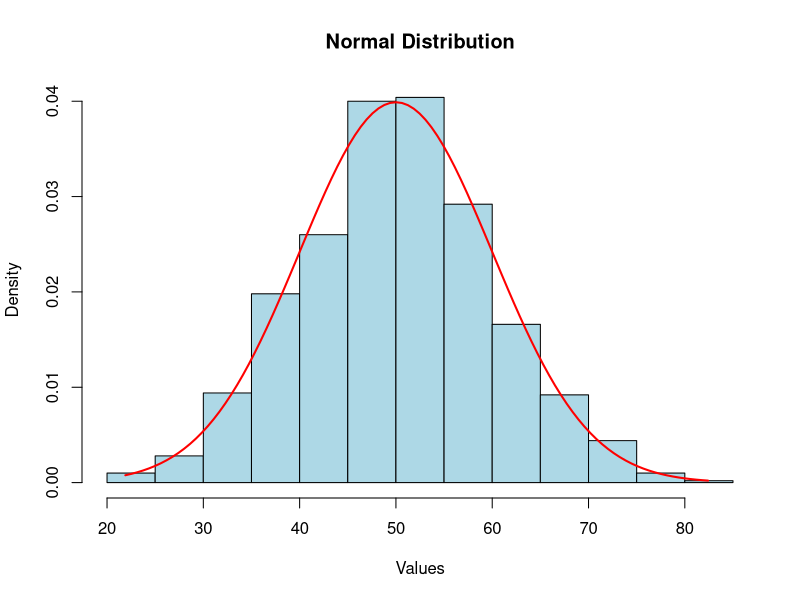
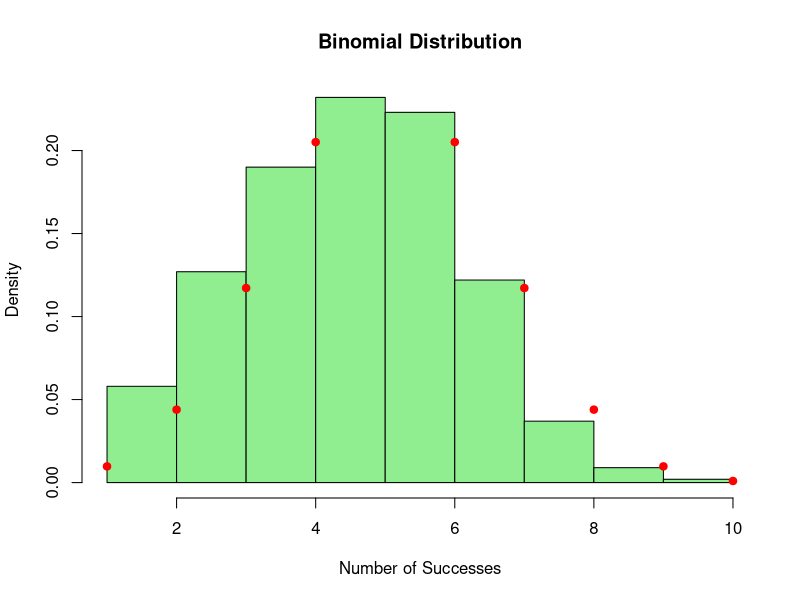
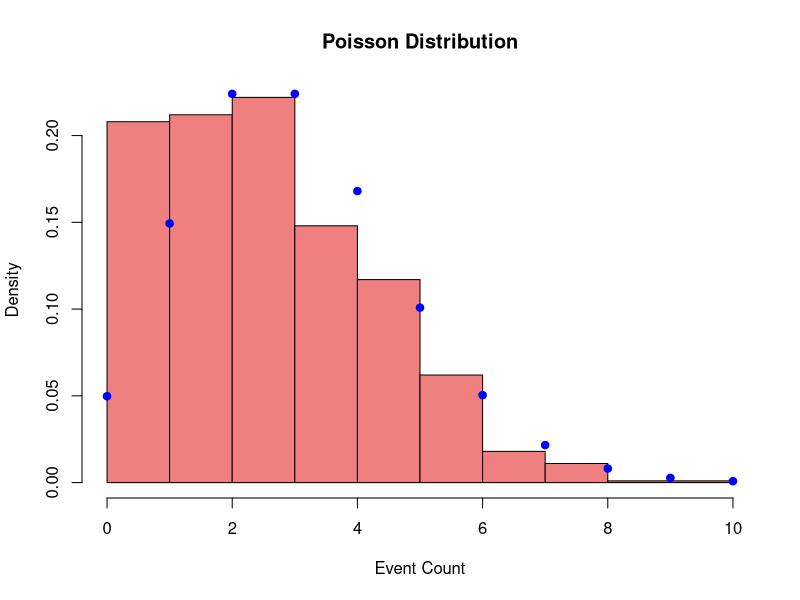

Reproduce these figures in R, in order.
# =========================================================
# Exercise: Normal, Binomial, and Poisson Distributions
# =========================================================

set.seed(123)

# ---------------------------------------------------------
# 1. NORMAL DISTRIBUTION
# ---------------------------------------------------------
normal_sample <- rnorm(1000, mean = 50, sd = 10)

cat("Normal Distribution Sample Summary:\n")
summary(normal_sample)

hist(
  normal_sample,
  probability = TRUE,
  main = "Normal Distribution",
  xlab = "Values",
  col = "lightblue"
)

x <- seq(min(normal_sample), max(normal_sample), length.out = 100)
lines(x, dnorm(x, mean = 50, sd = 10), col = "red", lwd = 2)

# Probabilities
cat("\nNormal Distribution Probabilities:\n")
cat("P(X < 40): ", pnorm(40, mean = 50, sd = 10), "\n")
cat("P(X > 60): ", 1 - pnorm(60, mean = 50, sd = 10), "\n")

# ---------------------------------------------------------
# 2. BINOMIAL DISTRIBUTION
# ---------------------------------------------------------
binom_sample <- rbinom(1000, size = 10, prob = 0.5)

cat("\nBinomial Distribution Sample Summary:\n")
summary(binom_sample)

hist(
  binom_sample,
  probability = TRUE,
  main = "Binomial Distribution",
  xlab = "Number of Successes",
  col = "lightgreen"
)

k <- 0:10
points(k, dbinom(k, size = 10, prob = 0.5), col = "red", pch = 19)

# Probabilities
cat("\nBinomial Distribution Probabilities:\n")
cat("P(X = 5): ", dbinom(5, size = 10, prob = 0.5), "\n")
cat("P(X ≤ 3): ", pbinom(3, size = 10, prob = 0.5), "\n")

# ---------------------------------------------------------
# 3. POISSON DISTRIBUTION
# ---------------------------------------------------------
poisson_sample <- rpois(1000, lambda = 3)

cat("\nPoisson Distribution Sample Summary:\n")
summary(poisson_sample)

hist(
  poisson_sample,
  probability = TRUE,
  main = "Poisson Distribution",
  xlab = "Event Count",
  col = "lightcoral"
)

k <- 0:max(poisson_sample)
points(k, dpois(k, lambda = 3), col = "blue", pch = 19)

# Probabilities
cat("\nPoisson Distribution Probabilities:\n")
cat("P(X = 2): ", dpois(2, lambda = 3), "\n")
cat("P(X ≤ 4): ", ppois(4, lambda = 3), "\n")
